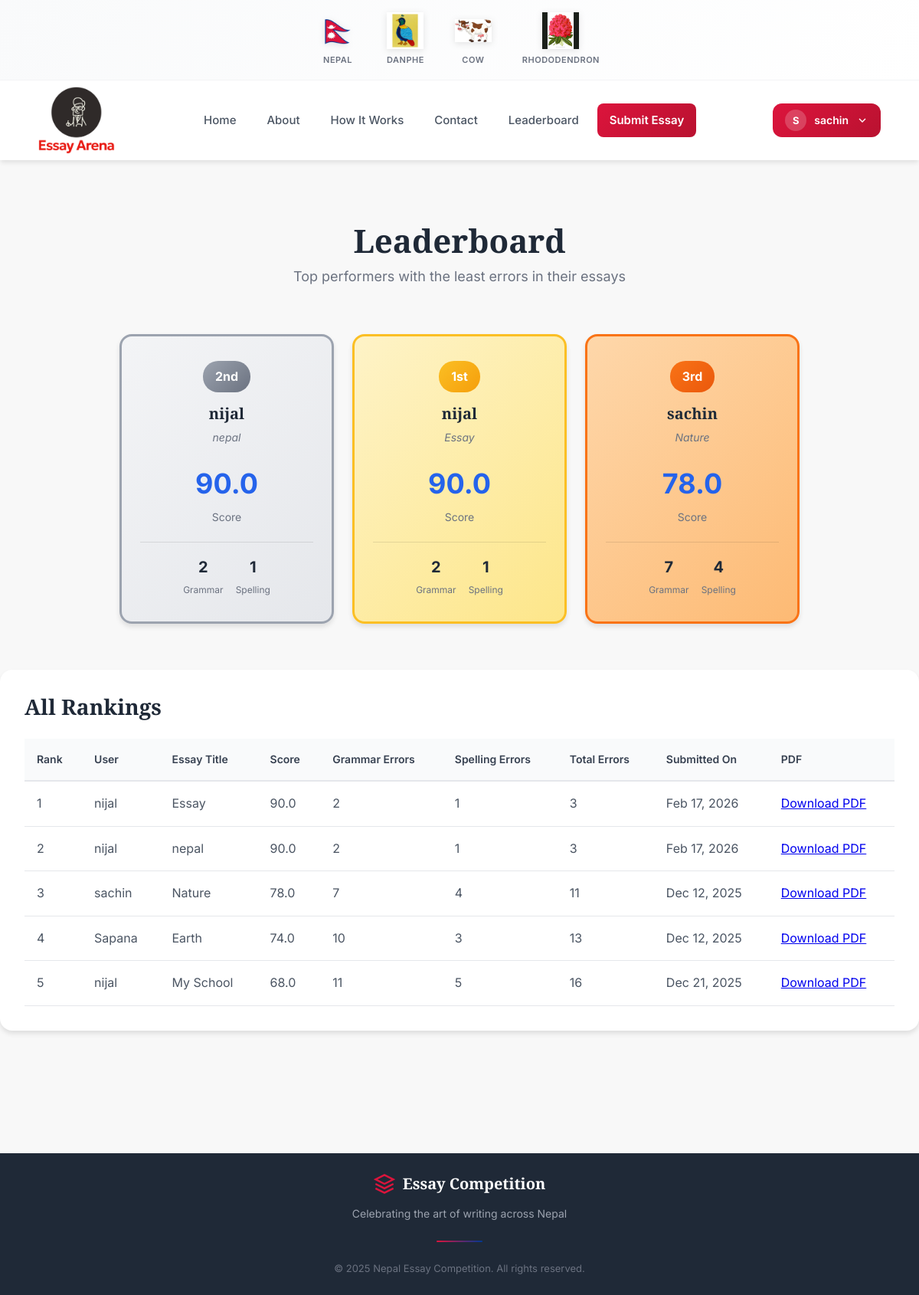
Screenshot of /leaderboard/ (signed in) with the database file from the repository.
### home/models.py (models this page shows, shortened)
class CustomUser(AbstractBaseUser, PermissionsMixin):
    username = models.CharField(max_length=150, unique=True)
    password = models.CharField(max_length=128)
    identydoc = models.FileField(upload_to='user_docs/', blank=True, null=True)
    DOB = models.DateField(null=True, blank=True)
    status = models.CharField(max_length=20, default="active")
    total_points = models.IntegerField(default=0)  #  Added for ml
    created_at = models.DateTimeField(auto_now_add=True)
    update_at = models.DateTimeField(auto_now=True)
    is_active = models.BooleanField(default=True)
    is_staff = models.BooleanField(default=False)
    USERNAME_FIELD = 'username'
    REQUIRED_FIELDS = []
    objects = CustomUserManager()

class Essay(models.Model):
    user = models.ForeignKey(settings.AUTH_USER_MODEL, on_delete=models.CASCADE)
    title = models.CharField(max_length=255)
    topic = models.CharField(max_length=100, blank=True, null=True)
    content = models.TextField()
    grammar_errors = models.PositiveIntegerField(default=0)
    spelling_errors = models.PositiveIntegerField(default=0)
    total_errors = models.PositiveIntegerField(default=0)
    score = models.FloatField(default=0)
    points = models.PositiveIntegerField(default=0)
    points = models.IntegerField(default=0)  #  Added for ml
    pdf_file = models.FileField(upload_to="essays/pdfs/", blank=True, null=True)
    is_approved = models.BooleanField(default=False)
    is_rejected = models.BooleanField(default=False)
    created_at = models.DateTimeField(auto_now_add=True)

### home/views.py (the view)
# urls.py: path('leaderboard/', views.leaderboard, name='leaderboard'),
def leaderboard(request):
    essays = Essay.objects.filter(is_approved=True).order_by('-score', 'total_errors', 'created_at')
    return render(request, "leaderboard.html", {"essays": essays})

### home/templates/leaderboard.html
{% extends "base.html" %}
{% load static %}
{% block extra_css %}
<link rel="stylesheet" href="{% static 'css/leaderboard.css' %}">
{% endblock %}
{% block content %}
<main class="main-content leaderboard-page">
    <div class="container">
        <div class="page-header">
            <h1>Leaderboard</h1>
            <p class="page-description">Top performers with the least errors in their essays</p>
        </div>
        {% if essays %}
        <div class="podium-section">
            <div class="podium">
                {% for essay in essays|slice:":3" %}
                {% if forloop.counter == 1 %}
                <div class="podium-item first">
                    <div class="rank-badge gold"><span>1st</span></div>
                    {% elif forloop.counter == 2 %}
                    <div class="podium-item second">
                        <div class="rank-badge silver"><span>2nd</span></div>
                        {% else %}
                        <div class="podium-item third">
                            <div class="rank-badge bronze"><span>3rd</span></div>
                            {% endif %}
                            <h3>{{ essay.user.username }}</h3>
                            <p class="essay-title">{{ essay.title|truncatewords:5 }}</p>
                            <div class="score-info">
                                <span class="score">{{ essay.score }}</span>
                                <span class="score-label">Score</span>
                            </div>
                            <div class="error-stats">
                                <div class="error-item">
                                    <span class="error-count">{{ essay.grammar_errors }}</span>
                                    <span class="error-type">Grammar</span>
                                </div>
                                <div class="error-item">
                                    <span class="error-count">{{ essay.spelling_errors }}</span>
                                    <span class="error-type">Spelling</span>
                                </div>
                            </div>
                        </div>
                        {% endfor %}
                    </div>
                </div>
                {% endif %}
                <div class="leaderboard-table-section">
                    <h2>All Rankings</h2>
                    {% if essays %}
                    <div class="table-wrapper">
                        <table class="leaderboard-table">
                            <thead>
                                <tr>
                                    <th>Rank</th>
                                    <th>User</th>
                                    <th>Essay Title</th>
                                    <th>Score</th>
                                    <th>Grammar Errors</th>
                                    <th>Spelling Errors</th>
                                    <th>Total Errors</th>
                                    <th>Submitted On</th>
                                    <th>PDF</th>
                                </tr>
                            </thead>
                            <tbody>
                                {% for essay in essays %}
                                <tr>
                                    <td>{{ forloop.counter }}</td>
                                    <td>{{ essay.user.username }}</td>
                                    <td>{{ essay.title }}</td>
                                    <td>{{ essay.score }}</td>
                                    <td>{{ essay.grammar_errors }}</td>
                                    <td>{{ essay.spelling_errors }}</td>
                                    <td>{{ essay.total_errors }}</td>
                                    <td>{{ essay.created_at|date:"M d, Y" }}</td>
                                    <td>
                                        {% if essay.pdf_file %}
                                        <a href="{{ essay.pdf_file.url }}" download>Download PDF</a>
                                        {% else %}
                                        N/A
                                        {% endif %}
                                    </td>
                                </tr>
                                {% endfor %}
                            </tbody>
                        </table>
                    </div>
                    {% else %}
                    <div class="empty-state">
                        <h3>No Essays Yet</h3>
                        <p>Be the first to submit an essay and top the leaderboard!</p>
                        <a href="{% url 'submit_essay' %}" class="btn-primary">Submit Essay</a>
                    </div>
                    {% endif %}
                </div>
            </div>
</main>
{% endblock %}

### home/templates/base.html (shortened to what this page needs)
{% load static %}
<!DOCTYPE html>
<html lang="en">
<head>
    <link rel="stylesheet" href="{% static 'css/base.css' %}">
    {% block extra_css %}{% endblock %}
</head>
<body>
    <header class="header" id="header">
        <div class="symbols-container">
            <div class="symbol-item">
                <img src="{% static 'images/nepalflag.png' %}" alt="Nepal Flag" class="symbol-img">
                <span class="symbol-label">Nepal</span>
            </div>
            <div class="symbol-item">
                <img src="{% static 'images/danphe.png' %}" alt="Danphe" class="symbol-img">
                <span class="symbol-label">Danphe</span>
            </div>
            <div class="symbol-item">
                <img src="{% static 'images/cow.png' %}" alt="Cow" class="symbol-img">
                <span class="symbol-label">Cow</span>
            </div>
            <div class="symbol-item">
                <img src="{% static 'images/rhododendron.png' %}" alt="Rhododendron" class="symbol-img">
                <span class="symbol-label">Rhododendron</span>
            </div>
        </div>
        <nav class="navbar">
            <a href="{% url 'home' %}" class="logo">
                <img src="{% static 'images/logo1.png' %}" alt="Nepal Essay Competition Logo" class="logo-img">
            </a>
            <div class="nav-menu" id="navMenu">
                <a href="{% url 'home' %}" class="nav-link">Home</a>
                <a href="#about" class="nav-link">About</a>
                <a href="#how-it-works" class="nav-link">How It Works</a>
                <a href="#contact" class="nav-link">Contact</a>
                <a href="{% url 'leaderboard' %}" class="nav-link">Leaderboard</a>
                <a href="{% url 'essay' %}" class="nav-link nav-link-highlight">Submit Essay</a>
            </div>
            <div class="nav-buttons">
                {% if request.user.is_authenticated %}
                <div class="profile-dropdown">
                    <button class="profile-btn" id="profileBtn">
                        <span class="profile-avatar">{{ request.user.username|slice:":1"|upper }}</span>
                        {{ request.user.username }}
                        <svg class="arrow-icon" viewBox="0 0 24 24" fill="none" stroke="currentColor" stroke-width="2">
                            <path d="M6 9l6 6 6-6" />
                        </svg>
                    </button>
                </div>
                {% else %}
                <a href="{% url 'login' %}" class="btn-login">Login</a>
                {% endif %}
            </div>
        </nav>
    </header>
    <main class="main-content">
        {% block content %}{% endblock %}
    </main>
    <footer class="footer">
        <div class="footer-content">
            <div class="footer-logo">
                <svg class="logo-icon" viewBox="0 0 24 24" fill="none" stroke="currentColor" stroke-width="2">
                    <path d="M12 2L2 7l10 5 10-5-10-5z" />
                    <path d="M2 17l10 5 10-5M2 12l10 5 10-5" />
                </svg>
                <span>Essay Competition</span>
            </div>
            <p class="footer-tagline">Celebrating the art of writing across Nepal</p>
            <div class="footer-divider"></div>
            <p class="footer-copyright">&copy; 2025 Nepal Essay Competition. All rights reserved.</p>
        </div>
    </footer>
</body>
</html>

### home/static/css/leaderboard.css (style rules this page uses)
* { margin: 0; padding: 0; box-sizing: border-box; }
body { background: #f8f8f8; color: #222; scroll-behavior: smooth; }
.main-content { padding: 40px 0 80px; min-height: calc(100vh - 140px); }
.page-header { text-align: center; margin-bottom: 60px; }
.page-header h1 { font-size: 42px; color: #1f2937; margin-bottom: 8px; }
.page-description { color: #6b7280; font-size: 18px; }
.podium-section { margin-bottom: 60px; }
.podium { display: flex; align-items: flex-end; justify-content: center; gap: 24px; flex-wrap: wrap; max-width: 1000px; margin: 0 auto; }
.podium-item { background: white; border-radius: 16px; padding: 32px 24px; text-align: center; transition: all 0.3s; box-shadow: 0 4px 6px rgba(0, 0, 0, 0.1); position: relative; width: 280px; }
.podium-item.first { order: 2; background: linear-gradient(135deg, #fef3c7, #fde68a); border: 3px solid #fbbf24; }
.podium-item.second { order: 1; background: linear-gradient(135deg, #f3f4f6, #e5e7eb); border: 3px solid #9ca3af; }
.podium-item.third { order: 3; background: linear-gradient(135deg, #fed7aa, #fdba74); border: 3px solid #f97316; }
.rank-badge { display: inline-flex; align-items: center; gap: 8px; padding: 8px 16px; border-radius: 20px; font-weight: bold; margin-bottom: 16px; font-size: 16px; }
.rank-badge.gold { background: linear-gradient(135deg, #fbbf24, #f59e0b); color: white; }
.rank-badge.silver { background: linear-gradient(135deg, #9ca3af, #6b7280); color: white; }
.rank-badge.bronze { background: linear-gradient(135deg, #f97316, #ea580c); color: white; }
.podium-item h3 { font-size: 20px; color: #1f2937; margin-bottom: 8px; }
.essay-title { color: #6b7280; font-size: 14px; margin-bottom: 16px; font-style: italic; }
.score-info { margin: 20px 0; }
.score { display: block; font-size: 36px; font-weight: bold; color: #2563eb; }
.score-label { display: block; color: #6b7280; font-size: 14px; margin-top: 4px; }
.error-stats { display: flex; gap: 16px; justify-content: center; padding-top: 16px; border-top: 1px solid rgba(0, 0, 0, 0.1); }
.error-item { display: flex; flex-direction: column; align-items: center; }
.error-count { font-size: 20px; font-weight: bold; color: #1f2937; }
.error-type { font-size: 12px; color: #6b7280; margin-top: 4px; }
.leaderboard-table-section { background: white; border-radius: 16px; padding: 32px; box-shadow: 0 4px 6px rgba(0, 0, 0, 0.1); }
.leaderboard-table-section h2 { font-size: 28px; color: #1f2937; margin-bottom: 24px; }
.table-wrapper { overflow-x: auto; }
.leaderboard-table { width: 100%; border-collapse: collapse; }
.leaderboard-table thead { background: #f9fafb; }
.leaderboard-table th { padding: 16px; text-align: left; font-weight: 600; color: #374151; font-size: 14px; border-bottom: 2px solid #e5e7eb; }
.leaderboard-table tbody tr { border-bottom: 1px solid #e5e7eb; transition: background 0.3s; }
.leaderboard-table td { padding: 16px; color: #4b5563; }
.footer { background: #1f2937; color: white; padding: 24px 0; text-align: center; margin-top: auto; }

### rows the page displays
CustomUser: user.username "S", user.username "sachin"
Essay: shows "1st", user.username "nijal", title "Essay", score "90.0", grammar_errors "2", spelling_errors "1", total_errors "3", created_at "Feb 17, 2026"
Essay: shows "2nd", user.username "nijal", title "nepal", score "90.0", grammar_errors "2", spelling_errors "1", total_errors "3", created_at "Feb 17, 2026"
Essay: shows "3rd", user.username "sachin", title "Nature", score "78.0", grammar_errors "7", spelling_errors "4", total_errors "11", created_at "Dec 12, 2025"
Essay: user.username "Sapana", title "Earth", score "74.0", grammar_errors "10", spelling_errors "3", total_errors "13", created_at "Dec 12, 2025"
Essay: user.username "nijal", title "My School", score "68.0", grammar_errors "11", spelling_errors "5", total_errors "16", created_at "Dec 21, 2025"
